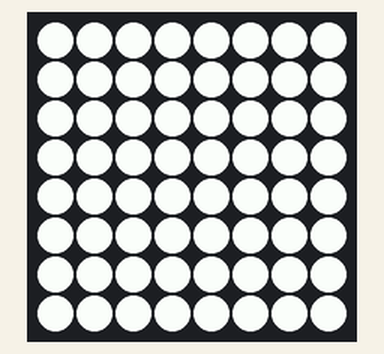
Recording of a program running on a simulated Raspberry Pi (BCM pin numbers) with a Sense HAT. Parts: the Sense HAT's 8×8 RGB LED matrix. At 2.0 s the program stops and its outputs stay as they are.

Above: at 0.1 s.
At 0.6 s:
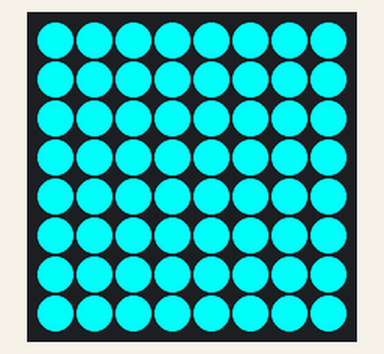
At 1.1 s:
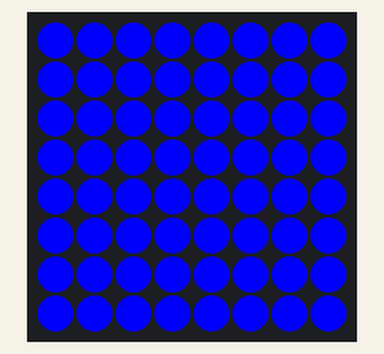

The program:

display_color.py
```python
import time
from sense_hat import SenseHat

sense = SenseHat()
deplay_time = 0.5

r = 255
g = 255
b = 255

sense.clear((r, g, b))
time.sleep(deplay_time)

r = 0
sense.clear((r, g, b))
time.sleep(deplay_time)

g = 0
sense.clear((r, g, b))
time.sleep(deplay_time)

b = 0
sense.clear((r, g, b))
time.sleep(deplay_time)
```

Measured:
- what the display in image 1 shows lasts 0.5 s, from 0.5 s to 1.0 s
